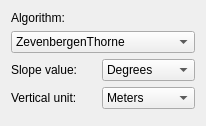
<?xml version="1.0" encoding="UTF-8"?>
<ui version="4.0">
 <class>SlopeWidget</class>
 <widget class="QWidget" name="SlopeWidget">
  <property name="geometry">
   <rect>
    <x>0</x>
    <y>0</y>
    <width>206</width>
    <height>126</height>
   </rect>
  </property>
  <property name="windowTitle">
   <string>Form</string>
  </property>
  <layout class="QGridLayout" name="gridLayout">
   <item row="2" column="1">
    <widget class="QComboBox" name="slopeValComboBox">
     <item>
      <property name="text">
       <string>Degrees</string>
      </property>
     </item>
     <item>
      <property name="text">
       <string>Percentage</string>
      </property>
     </item>
    </widget>
   </item>
   <item row="4" column="1">
    <spacer name="verticalSpacer">
     <property name="orientation">
      <enum>Qt::Vertical</enum>
     </property>
     <property name="sizeHint" stdset="0">
      <size>
       <width>20</width>
       <height>29</height>
      </size>
     </property>
    </spacer>
   </item>
   <item row="3" column="1">
    <widget class="QComboBox" name="vunitComboBox">
     <item>
      <property name="text">
       <string>Meters</string>
      </property>
     </item>
     <item>
      <property name="text">
       <string>US Feet</string>
      </property>
     </item>
    </widget>
   </item>
   <item row="2" column="0">
    <widget class="QLabel" name="label">
     <property name="text">
      <string>Slope value:</string>
     </property>
    </widget>
   </item>
   <item row="0" column="0">
    <widget class="QLabel" name="label_3">
     <property name="text">
      <string>Algorithm:</string>
     </property>
    </widget>
   </item>
   <item row="3" column="0">
    <widget class="QLabel" name="label_2">
     <property name="text">
      <string>Vertical unit:</string>
     </property>
    </widget>
   </item>
   <item row="1" column="0" colspan="2">
    <widget class="QComboBox" name="algComboBox">
     <item>
      <property name="text">
       <string>ZevenbergenThorne</string>
      </property>
     </item>
     <item>
      <property name="text">
       <string>Horn</string>
      </property>
     </item>
    </widget>
   </item>
  </layout>
 </widget>
 <resources/>
 <connections/>
</ui>
